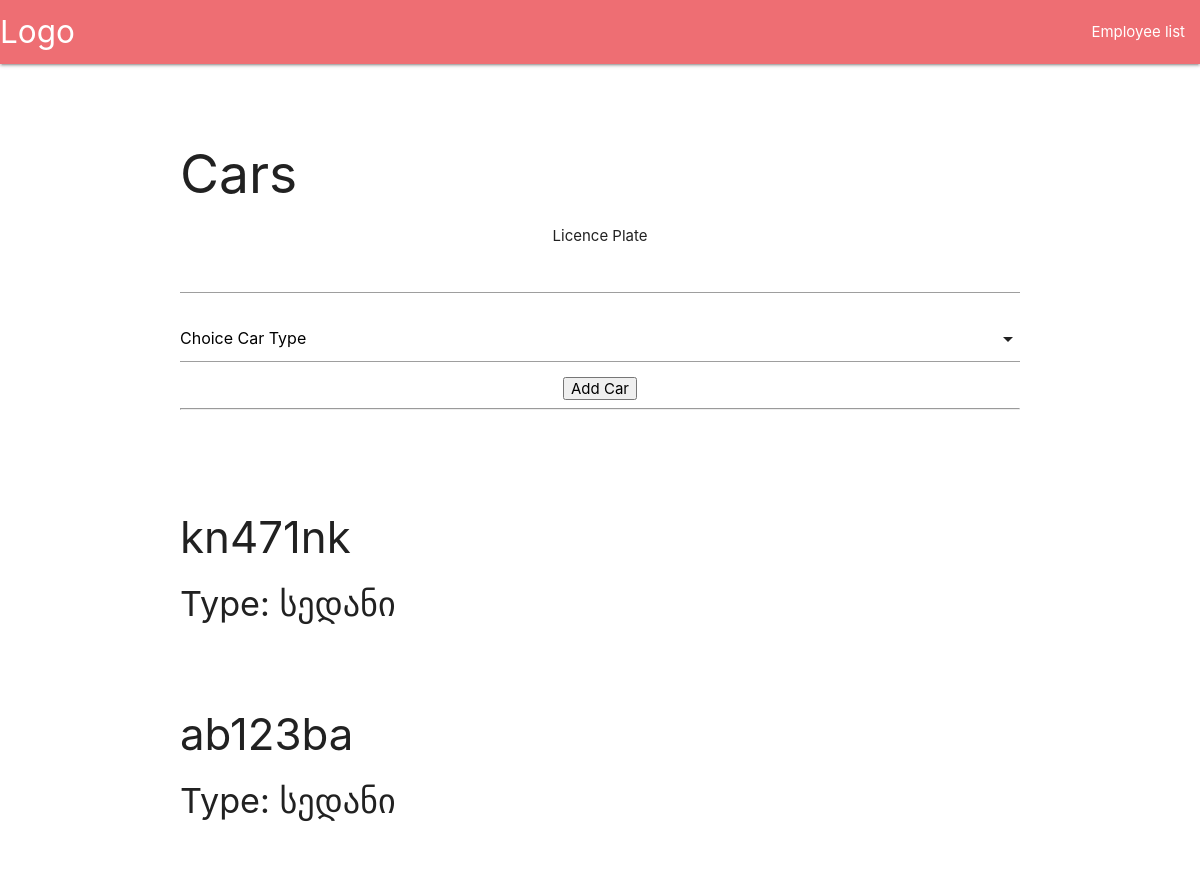
The app's page /base/car_list, older data.
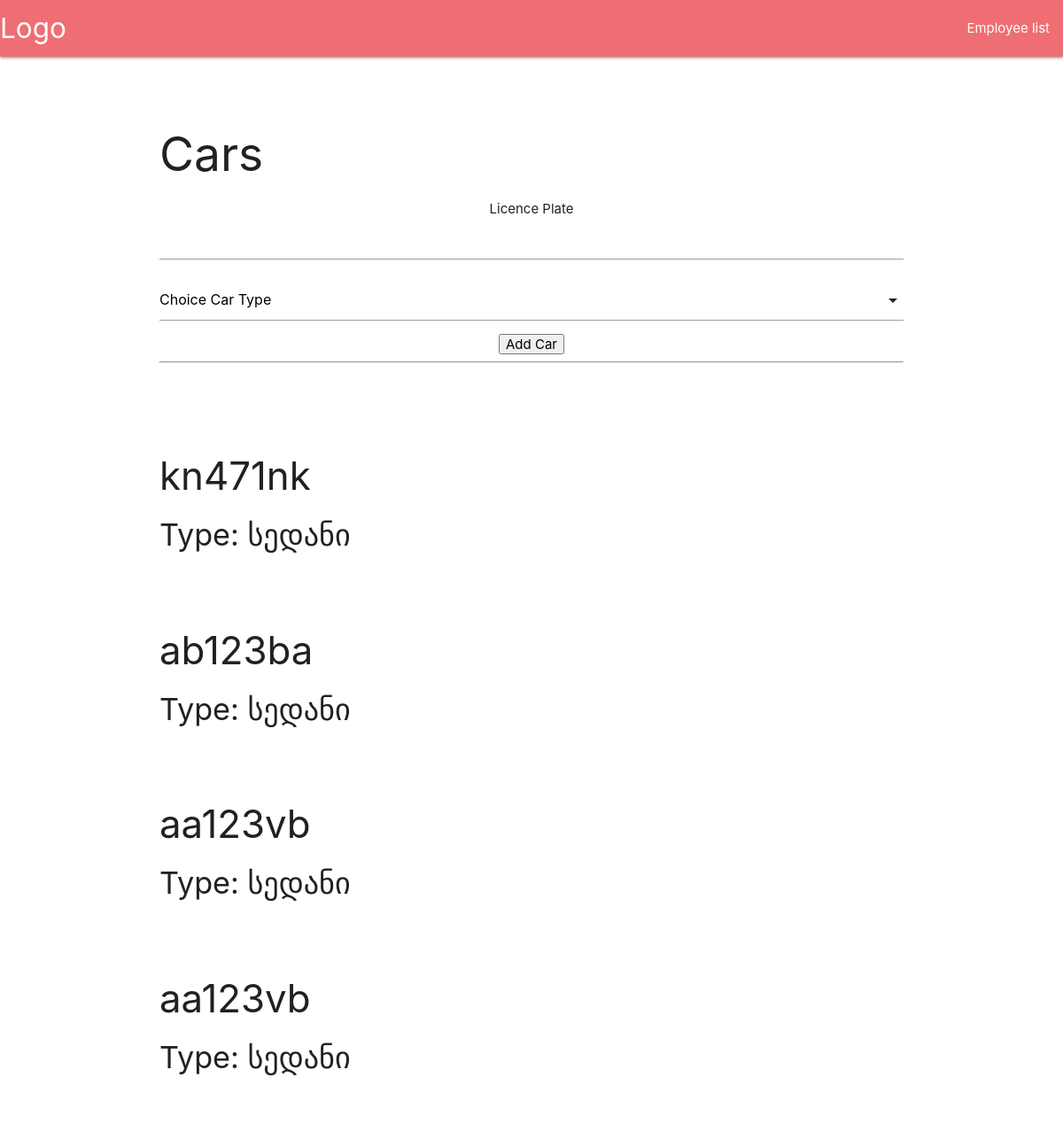
The same page, newer data.
### carwash/models.py (models this page shows, shortened)
class Car(models.Model):
    car_type = models.ForeignKey(
        to='CarType',
        on_delete=models.SET_NULL,
        null=True, related_name='cars'
    )
    licence_plate = models.CharField(max_length=20, verbose_name=_("License plate"))
    class Meta:
        verbose_name = _('Car')
        verbose_name_plural = _('Cars')

class CarType(models.Model):
    name = models.CharField(max_length=45, verbose_name=_('Car Type'), unique=True)
    price = models.DecimalField(max_digits=4, decimal_places=2)
    def __str__(self):
        return self.name

### carwash/views.py (the view)
# urls.py: path('base/car_list', car_list, name='car_list')
def car_list(request):
    cars_list = Car.objects.all()
    page = request.GET.get('page', 1)
    paginator = Paginator(cars_list, 10)
    cars = paginator.page(page)
    car_form = CarForm()
    if request.method == 'POST':
        car_form = CarForm(request.POST)
        if car_form.is_valid():
            car: Car = car_form.save(commit=False)
            car.save()
            car_form = CarForm()
    return render(request, 'carwash/cars.html', context={'cars': cars, 'form': car_form})

### carwash/forms.py
class CarForm(forms.ModelForm):
    licence_plate = CharField(widget=forms.TextInput(attrs={'class': 'car-input-fields'}))
    car_type = ModelChoiceField(empty_label='Choice Car Type', queryset=CarType.objects.all())
    class Meta:
        model = Car
        fields = ('licence_plate', 'car_type')

### carwash/templates/carwash/cars.html (shortened to what this page needs)
{% extends 'carwash/base.html' %}
    {% load static %}
{% block content %}
    <section id="cars">
        <div class="container">
            <div class="section-header">
                <br>
                <br>
                <h2 class="section-title text-center wow fadeInDown">Cars</h2>
            </div>
            <form class="contact100-form validate-form car-form center" action="car_list" method="post">
                <div class="wrap-input100 validate-input">
                    <span class="label-input100">Licence Plate</span>
                    <div >
                        {{ form.licence_plate }}
                    </div>
                </div>
                <div class="input-field col s12">
                 </div>
                <div class="container-contact100-form-btn">
                    <div class="wrap-contact100-form-btn">
                        <button class="contact100-form-btn">
							<span>
								Add Car
							</span>
                        </button>
                    </div>
                </div>
            </form>
            <hr>
            <br>
            <br>
            <div class="row">
                {% for car in cars %}
                    <div class="col-md-3 col-sm-6 card-margin ">
                            <div>
                                <div class="text-center">
                                    <br>
                                    <h3>{{ car.licence_plate }}</h3>
                                    <h4>Type: {{ car.car_type }}</h4>
                                    <br>
                                </div>
                            </div>
                    </div>
                {% endfor %}
            </div>
        </div>
    </section>
{% endblock %}

Row changes from the older to the newer data that the page shows:
added Car: licence_plate "aa123vb", car_type "სედანი"
added Car: licence_plate "aa123vb", car_type "სედანი"
